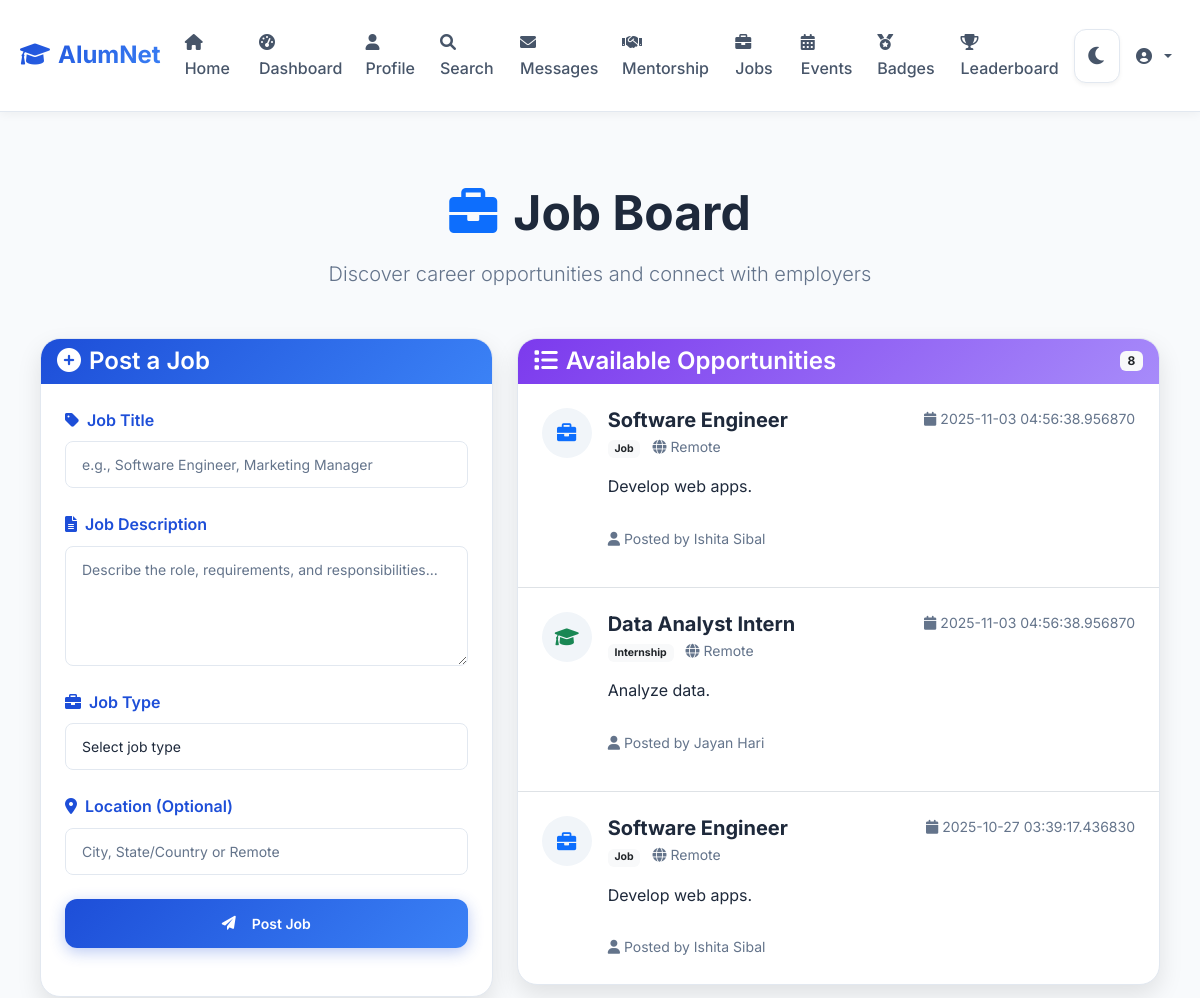
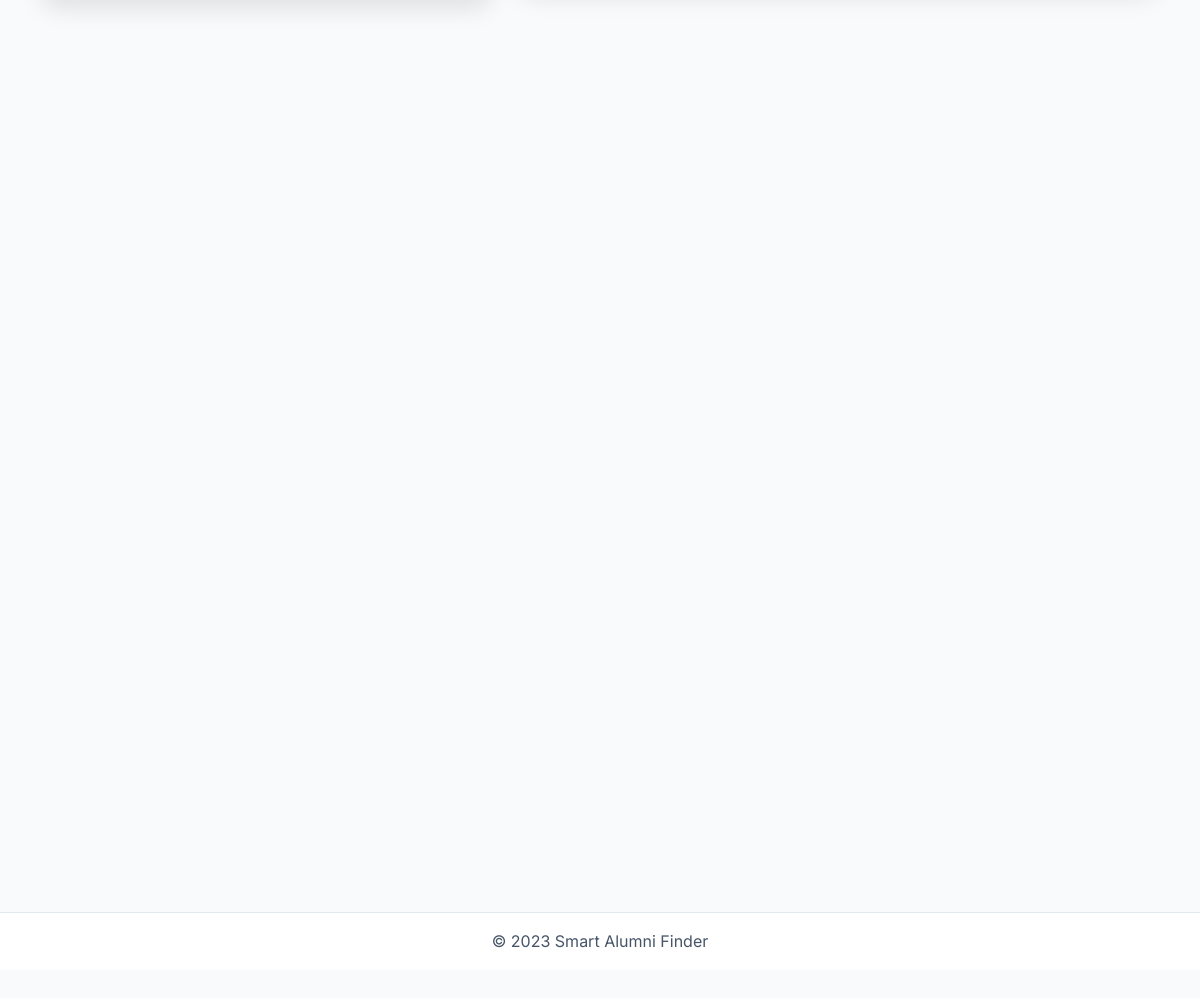
Screenshot of /jobs (signed in) with the database file from the repository (2 pictures, top to bottom).
### models.py (models this page shows, shortened)
class Job(db.Model):
    id = db.Column(db.Integer, primary_key=True)
    user_id = db.Column(db.Integer, db.ForeignKey('user.id'), nullable=False)
    title = db.Column(db.String(200), nullable=False)
    description = db.Column(db.Text, nullable=False)
    job_type = db.Column(db.String(20), nullable=False)  # internship, job
    created_at = db.Column(db.DateTime, default=datetime.utcnow)
    user = db.relationship('User', backref=db.backref('jobs', lazy=True))

class User(db.Model):
    id = db.Column(db.Integer, primary_key=True)
    username = db.Column(db.String(80), unique=True, nullable=False)
    email = db.Column(db.String(120), unique=True, nullable=False)
    password = db.Column(db.String(120), nullable=False)
    role = db.Column(db.String(20), nullable=False)  # student, alumni, faculty
    alumni_id = db.Column(db.String(20), unique=True, nullable=True)  # For alumni
    faculty_id = db.Column(db.String(20), unique=True, nullable=True)  # For faculty
    batch_year = db.Column(db.Integer, nullable=True)
    skills = db.Column(db.Text, nullable=True)  # comma-separated
    created_at = db.Column(db.DateTime, default=datetime.utcnow)

### app.py (the view, shortened to what this page needs)
@app.route('/jobs', methods=['GET', 'POST'])
def jobs():
    if 'user_id' not in session:
        return redirect(url_for('login'))
    user = User.query.get(session['user_id'])
    jobs_list = Job.query.order_by(Job.created_at.desc()).all()
    return render_template('jobs.html', jobs=jobs_list, user=user)

### templates/jobs.html (shortened to what this page needs)
{% extends "base.html" %}
{% block content %}
<div class="jobs-section py-5">
    <div class="container">
        <div class="text-center mb-5">
            <h1 class="display-5 fw-bold mb-3">
                <i class="fas fa-briefcase me-3 text-primary"></i>Job Board
            </h1>
            <p class="lead text-muted">Discover career opportunities and connect with employers</p>
        </div>
        <div class="row">
            {% if user.role != 'student' %}
            <div class="col-lg-5 mb-4">
                <div class="card shadow-lg rounded-xl h-100">
                    <div class="card-header bg-gradient-primary text-white">
                        <h4 class="mb-0">
                            <i class="fas fa-plus-circle me-2"></i>Post a Job
                        </h4>
                    </div>
                    <div class="card-body p-4">
                        <form method="POST">
                            <div class="mb-4">
                                <label for="title" class="form-label fw-semibold">
                                    <i class="fas fa-tag me-2"></i>Job Title
                                </label>
                                <input type="text" id="title" name="title" class="form-control form-control-lg"
                                       placeholder="e.g., Software Engineer, Marketing Manager" required>
                            </div>
                            <div class="mb-4">
                                <label for="description" class="form-label fw-semibold">
                                    <i class="fas fa-file-alt me-2"></i>Job Description
                                </label>
                                <textarea id="description" name="description" class="form-control form-control-lg"
                                          placeholder="Describe the role, requirements, and responsibilities..." required rows="4"
                                          style="resize: vertical; min-height: 120px;"></textarea>
                            </div>
                            <div class="mb-4">
                                <label for="job_type" class="form-label fw-semibold">
                                    <i class="fas fa-briefcase me-2"></i>Job Type
                                </label>
                                <select id="job_type" name="job_type" class="form-select form-select-lg" required>
                                    <option value="">Select job type</option>
                                </select>
                            </div>
                            <div class="mb-4">
                                <label for="location" class="form-label fw-semibold">
                                    <i class="fas fa-map-marker-alt me-2"></i>Location (Optional)
                                </label>
                                <input type="text" id="location" name="location" class="form-control form-control-lg"
                                       placeholder="City, State/Country or Remote">
                            </div>
                            <button type="submit" class="btn btn-primary btn-lg w-100">
                                <i class="fas fa-paper-plane me-2"></i>Post Job
                            </button>
                        </form>
                    </div>
                </div>
            </div>
            {% endif %}
            <div class="{% if user.role != 'student' %}col-lg-7{% else %}col-12{% endif %}">
                <div class="card shadow-lg rounded-xl">
                    <div class="card-header bg-gradient-accent text-white d-flex justify-content-between align-items-center">
                        <h4 class="mb-0">
                            <i class="fas fa-list me-2"></i>Available Opportunities
                        </h4>
                        <span class="badge bg-light text-dark">{{ jobs|length if jobs else 0 }}</span>
                    </div>
                    <div class="card-body p-0">
                        {% if jobs %}
                        <div class="jobs-list">
                            {% for job in jobs %}
                            <div class="job-item p-4 border-bottom">
                                <div class="d-flex align-items-start">
                                    <div class="job-icon me-3">
                                        {% if job.job_type == 'internship' %}
                                            <i class="fas fa-graduation-cap text-success"></i>
                                        {% elif job.job_type == 'job' %}
                                            <i class="fas fa-briefcase text-primary"></i>
                                        {% elif job.job_type == 'part-time' %}
                                            <i class="fas fa-clock text-warning"></i>
                                        {% elif job.job_type == 'contract' %}
                                            <i class="fas fa-file-contract text-info"></i>
                                        {% else %}
                                            <i class="fas fa-laptop text-secondary"></i>
                                        {% endif %}
                                    </div>
                                    <div class="flex-grow-1">
                                        <div class="d-flex justify-content-between align-items-start mb-2">
                                            <div>
                                                <h5 class="mb-1 fw-bold">{{ job.title }}</h5>
                                                <div class="job-meta text-muted small mb-2">
                                                    <span class="badge bg-light text-dark me-2">{{ job.job_type | title }}</span>
                                                    {% if job.location %}
                                                    <i class="fas fa-map-marker-alt me-1"></i>{{ job.location }}
                                                    {% else %}
                                                    <i class="fas fa-globe me-1"></i>Remote
                                                    {% endif %}
                                                </div>
                                            </div>
                                            <small class="text-muted">
                                                <i class="fas fa-calendar me-1"></i>{{ job.created_at }}
                                            </small>
                                        </div>
                                        <p class="job-description mb-3">{{ job.description | truncate(150) }}</p>
                                        <div class="d-flex justify-content-between align-items-center">
                                            <div class="job-poster">
                                                <small class="text-muted">
                                                    <i class="fas fa-user me-1"></i>Posted by {{ job.user.username }}
                                                </small>
                                            </div>
                                        </div>
                                    </div>
                                </div>
                            </div>
                            {% endfor %}
                        </div>
                        {% else %}
                        <div class="text-center py-5">
                            <i class="fas fa-briefcase fa-4x text-muted mb-3"></i>
                            <h5 class="text-muted">No Jobs Available</h5>
                            <p class="text-muted mb-0">Check back later for new opportunities or post a job if you're an employer!</p>
                        </div>
                        {% endif %}
                    </div>
                </div>
            </div>
        </div>
    </div>
</div>
{% endblock %}

### static/css/style.css (style rules this page uses)
:root { --primary-light: #1d4ed8; --primary-dark: #3b82f6; --accent-light: #7c3aed; --accent-dark: #a78bfa; --success-light: #059669; --success-dark: #10b981; --error-light: #dc2626; --error-dark: #ef4444; --background: #f8fafc; --surface: #ffffff; --surface-hover: #f1f5f9; --text-primary: #1e293b; --text-secondary: #475569; --text-muted: #64748b; --border: #e2e8f0; --border-hover: #cbd5e1; --shadow: rgba(0, 0, 0, 0.05); --shadow-hover: rgba(0, 0, 0, 0.1); --gradient-primary: linear-gradient(135deg, #1d4ed8, #3b82f6); --gradient-accent: linear-gradient(135deg, #7c3aed, #a78bfa); }
* { box-sizing: border-box; }
body { background: var(--background); color: var(--text-primary); font-family: 'Inter', -apple-system, BlinkMacSystemFont, 'Segoe UI', Roboto, sans-serif; line-height: 1.6; margin: 0; min-height: 100vh; transition: background-color 0.3s ease, color 0.3s ease; }
.container { max-width: 1200px; margin: 0 auto; padding: 0 24px; }
h1, h2, h3, h4, h5, h6 { font-weight: 600; line-height: 1.2; margin: 0 0 16px 0; }
h1 { font-size: 2.25rem; }
p { margin: 0 0 16px 0; }
.card { background: var(--surface); border: 1px solid var(--border); border-radius: 16px; box-shadow: 0 4px 6px var(--shadow); transition: all 0.3s ease; margin-bottom: 24px; overflow: hidden; }
.card-body { padding: 24px; }
.btn { border-radius: 12px; font-weight: 600; font-size: 0.875rem; padding: 14px 28px; text-decoration: none; transition: all 0.3s ease; border: none; cursor: pointer; display: inline-flex; align-items: center; justify-content: center; gap: 8px; position: relative; overflow: hidden; }
.btn::before { content: ''; position: absolute; top: 0; left: -100%; width: 100%; height: 100%; background: linear-gradient(90deg, transparent, rgba(255,255,255,0.2), transparent); transition: left 0.5s; }
.btn-primary { background: var(--gradient-primary); color: white; box-shadow: 0 4px 15px rgba(29, 78, 216, 0.3); }
.form-control { background: var(--surface); border: 1px solid var(--border); border-radius: 8px; color: var(--text-primary); font-size: 0.875rem; padding: 12px 16px; transition: border-color 0.2s ease, box-shadow 0.2s ease; width: 100%; }
.form-control::placeholder { color: var(--text-muted); }
.form-select { background: var(--surface); border: 1px solid var(--border); border-radius: 8px; color: var(--text-primary); font-size: 0.875rem; padding: 12px 16px; transition: border-color 0.2s ease, box-shadow 0.2s ease; width: 100%; }
.form-select option { background: var(--surface); color: var(--text-primary); }
.form-label { color: var(--text-primary); font-weight: 500; margin-bottom: 8px; display: block; }
textarea::placeholder, input::placeholder, select::placeholder { color: var(--text-muted) !important; opacity: 1; }
.row { display: flex; flex-wrap: wrap; margin: 0 -12px; }
@media (max-width: 1200px) { .container { max-width: 100%; padding: 0 20px; } }
.text-center { text-align: center; }
.text-muted { color: var(--text-muted) !important; }
.mb-3 { margin-bottom: 16px; }
.mb-4 { margin-bottom: 24px; }
.w-100 { width: 100%; }
.d-flex { display: flex; }
.align-items-center { align-items: center; }
.shadow-lg { box-shadow: 0 10px 25px var(--shadow-hover) !important; }
.bg-gradient-primary { background: var(--gradient-primary) !important; }
.bg-gradient-accent { background: var(--gradient-accent) !important; }
.rounded-xl { border-radius: 20px !important; }
.fw-semibold { color: var(--primary-light) !important; font-weight: 600 !important; }
.card-text, .message-content, .job-description, .event-description, .post-content { color: var(--text-primary) !important; }
h5.fw-bold, .job-title, .event-title { color: var(--text-primary) !important; }

### templates/jobs.html (style rules this page uses)
.jobs-section { min-height: 80vh; }
.card-header { border-bottom: none; border-radius: 16px 16px 0 0 !important; }
.jobs-list { max-height: 600px; overflow-y: auto; }
.job-item { transition: background-color 0.2s ease; }
.job-icon { width: 50px; height: 50px; border-radius: 50%; background: var(--surface-hover); display: flex; align-items: center; justify-content: center; font-size: 1.2rem; color: var(--text-primary); }
.job-description { color: var(--text-primary); line-height: 1.5; }

### rows the page displays
Job: title "Software Engineer", job_type "Job", created_at "2025-11-03 04:56:38.956870", description "Develop web apps.", user.username "Ishita Sibal"
Job: title "Data Analyst Intern", job_type "Internship", created_at "2025-11-03 04:56:38.956870", description "Analyze data.", user.username "Jayan Hari"
Job: title "Software Engineer", job_type "Job", created_at "2025-10-27 03:39:17.436830", description "Develop web apps.", user.username "Ishita Sibal"

### other values shown
{{ jobs|length if jobs else 0 }} "8"
